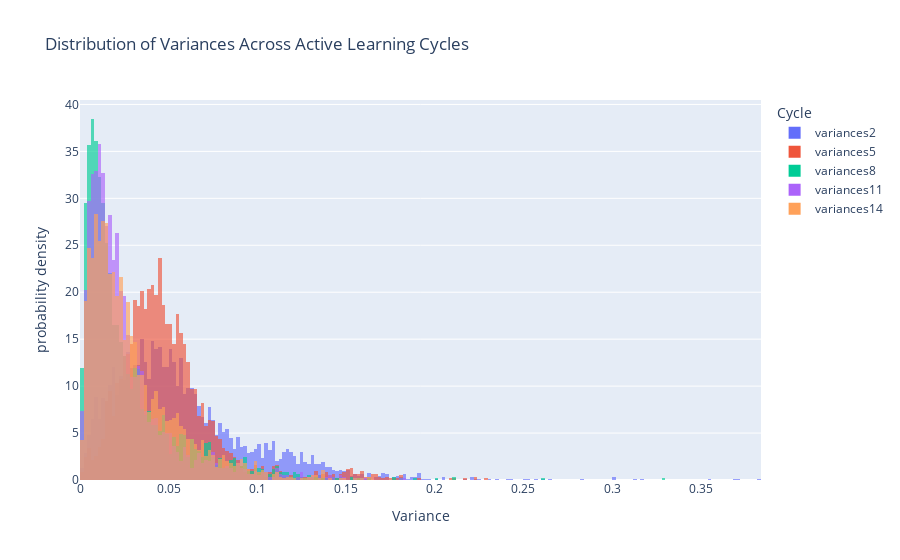

The notebook cell saved with this chart:
### Code cell
columns_to_plot = ['variances2', 'variances5', 'variances8', 'variances11', 'variances14']

# "Melt" the selected columns into a long-format DataFrame
melted_df = final_df[columns_to_plot].melt(
    var_name='Cycle',      # New column for the original column names
    value_name='Variance'  # New column for the variance values
)

fig = px.histogram(
    data_frame=melted_df,
    x='Variance',                                  
    color='Cycle',                                 
    barmode='overlay',                             
    opacity=0.65,                                  
    histnorm='probability density',                
    title='Distribution of Variances Across Active Learning Cycles'
)

fig.show()

### Figure 1 — Plotly figure (JSON) as saved in the notebook; plotly's stock layout.template omitted (floating-point values rounded to 4 significant figures; data arrays with more than 128 entries replaced by an {"elided": "..."} marker saying what was removed)
{"data": [{"bingroup": "x", "histnorm": "probability density", "hovertemplate": "Cycle=variances2<br>Variance=%{x}<br>probability density=%{y}<extra></extra>", "legendgroup": "variances2", "marker": {"color": "#636efa", "opacity": 0.65, "pattern": {"shape": ""}}, "name": "variances2", "orientation": "v", "showlegend": true, "type": "histogram", "x": {"elided": "3152 float values"}, "xaxis": "x", "yaxis": "y"}, {"bingroup": "x", "histnorm": "probability density", "hovertemplate": "Cycle=variances5<br>Variance=%{x}<br>probability density=%{y}<extra></extra>", "legendgroup": "variances5", "marker": {"color": "#EF553B", "opacity": 0.65, "pattern": {"shape": ""}}, "name": "variances5", "orientation": "v", "showlegend": true, "type": "histogram", "x": {"elided": "3152 float values"}, "xaxis": "x", "yaxis": "y"}, {"bingroup": "x", "histnorm": "probability density", "hovertemplate": "Cycle=variances8<br>Variance=%{x}<br>probability density=%{y}<extra></extra>", "legendgroup": "variances8", "marker": {"color": "#00cc96", "opacity": 0.65, "pattern": {"shape": ""}}, "name": "variances8", "orientation": "v", "showlegend": true, "type": "histogram", "x": {"elided": "3152 float values"}, "xaxis": "x", "yaxis": "y"}, {"bingroup": "x", "histnorm": "probability density", "hovertemplate": "Cycle=variances11<br>Variance=%{x}<br>probability density=%{y}<extra></extra>", "legendgroup": "variances11", "marker": {"color": "#ab63fa", "opacity": 0.65, "pattern": {"shape": ""}}, "name": "variances11", "orientation": "v", "showlegend": true, "type": "histogram", "x": {"elided": "3152 float values"}, "xaxis": "x", "yaxis": "y"}, {"bingroup": "x", "histnorm": "probability density", "hovertemplate": "Cycle=variances14<br>Variance=%{x}<br>probability density=%{y}<extra></extra>", "legendgroup": "variances14", "marker": {"color": "#FFA15A", "opacity": 0.65, "pattern": {"shape": ""}}, "name": "variances14", "orientation": "v", "showlegend": true, "type": "histogram", "x": {"elided": "3152 float values"}, "xaxis": "x", "yaxis": "y"}], "layout": {"barmode": "overlay", "legend": {"title": {"text": "Cycle"}, "tracegroupgap": 0}, "title": {"text": "Distribution of Variances Across Active Learning Cycles"}, "xaxis": {"anchor": "y", "domain": [0, 1], "title": {"text": "Variance"}}, "yaxis": {"anchor": "x", "domain": [0, 1], "title": {"text": "probability density"}}}}
